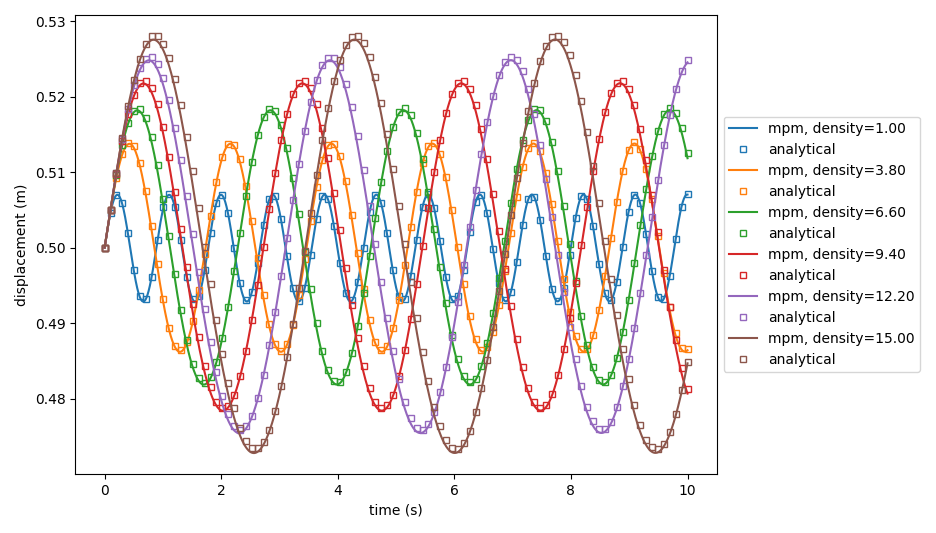

Source code (Python):
#!/usr/bin/env python3
# -*- coding: utf-8 -*-
"""
Purpose
-------
This example approximates the 1D single mass bar vibration problem using MPM.
In this example, a parametric study over the density of the mass is performed 

Data
----
Created on Mon Mar 15 13:53:24 2021

Author
------
Fabricio Fernandez (<fabricio.hmf@gmail.com>)
"""

# include the modules' path to the current path
import sys
sys.path.append("..")

# external modules
import matplotlib.pyplot as plt # for plot
import matplotlib.colors as mcolors # for colors
import numpy as np # numpy

# local modules
from modules import mesh # for mesh definition
from modules import material # for material definition
from modules import setup # for setup the problem
from modules import solver # for solving the problem in time

# density values
density_serie = np.linspace(1,15,6)


# get color palete for plot
tableau_colors = mcolors.TABLEAU_COLORS
color_list = list(tableau_colors.values())[:len(density_serie)]

# main loop
for i in range(len(density_serie)):

    # bar length
    L=1
    
    # number of elements
    nelements=1
    
    # create an 1D mesh
    msh = mesh.mesh_1D(L,nelements)
    
    # define a linear material 
    elastic = material.linear_elastic(E=50,density=density_serie[i])
    
    # put particles in mesh element and set the material
    msh.put_particles_in_all_mesh_elements(ppelem=1,material=elastic)
    
    # setup the model
    msetup = setup.model_setup()
    msetup.interpolation_type="linear"
    msetup.integration_scheme="MUSL"
    msetup.time=10
    msetup.dt=0.001
    msetup.solution_particle=-1
    msetup.solution_field="position"
    msetup.damping_local_alpha=0.0
    
    # verify time step
    dt_critical=msh.elements[0].L/(elastic.E/elastic.density)**0.5
    msetup.dt = msetup.dt if msetup.dt < dt_critical else dt_critical
    
    # impose initial condition in particle
    vo = 0.1
    msh.particles[-1].velocity=vo
    
    # solve the problem in time
    solver.explicit_solution(msh,msetup)
    
    # plot mpm solution
    plt.plot(msetup.solution_array[0],msetup.solution_array[1],color=color_list[i],label='mpm, density='+'{:.2f}'.format(density_serie[i]))
    
    # plot the analytical solution
    from analitical_solutions import analitical_solution_single_mass_vibration as smpv
    [anal_xt, anal_t] = smpv.single_mass_point_vibration_solution(L,elastic.E,elastic.density,msetup.time,msetup.dt,L/2,vo)
    
    n_values = 100
    indices = np.linspace(0, len(anal_xt)-1, n_values, dtype=int)
    
    y_subset = []
    x_subset = []
    
    for i_index in range(len(indices)): 
        y_subset.append(anal_xt[indices[i_index]])
        x_subset.append(anal_t[indices[i_index]])

    plt.plot(x_subset,y_subset,' ',color=color_list[i],marker='s',markersize=5,markerfacecolor='none',label='analytical')

# configure axis, legends and show plot
plt.xlabel('time (s)')
plt.ylabel('displacement (m)')
plt.legend(loc='center left', bbox_to_anchor=(1.0, 0.5))
plt.show()
